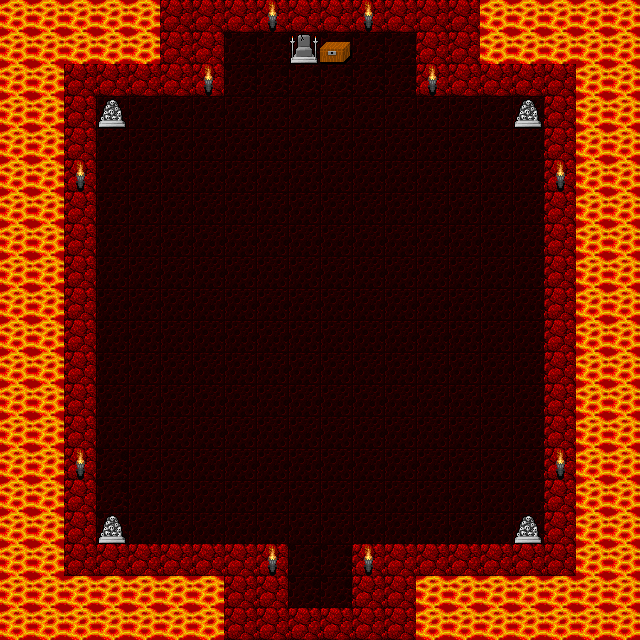

A level layout from a 2D game, rendered from its tile map. Below: a short description, then the map file with its tile-grid data intact:
An orthogonal 20x20 tile map with 32x32 px tiles, 3 tile layers (Background, Floor, Objects).

<map version="1.2" tiledversion="1.2.2" orientation="orthogonal" renderorder="right-down" width="20" height="20" tilewidth="32" tileheight="32" infinite="0" nextlayerid="4" nextobjectid="1">
 <tileset firstgid="1" source="DungeonCrawl_ProjectUtumnoTileset.tsx" />
 <layer id="1" name="Background" width="20" height="20">
  <data encoding="csv">
2876,2876,2876,2876,2876,1093,1093,1093,1093,1093,1093,1093,1093,1093,1093,2876,2876,2876,2876,2876,
2876,2876,2876,2876,2876,1093,1093,0,0,0,0,0,0,1093,1093,2876,2876,2876,2876,2876,
2876,2876,1093,1093,1093,1093,1093,0,0,0,0,0,0,1093,1093,1093,1093,1093,2876,2876,
2876,2876,1093,0,0,0,0,0,0,0,0,0,0,0,0,0,0,1093,2876,2876,
2876,2876,1093,0,0,0,0,0,0,0,0,0,0,0,0,0,0,1093,2876,2876,
2876,2876,1093,0,0,0,0,0,0,0,0,0,0,0,0,0,0,1093,2876,2876,
2876,2876,1093,0,0,0,0,0,0,0,0,0,0,0,0,0,0,1093,2876,2876,
2876,2876,1093,0,0,0,0,0,0,0,0,0,0,0,0,0,0,1093,2876,2876,
2876,2876,1093,0,0,0,0,0,0,0,0,0,0,0,0,0,0,1093,2876,2876,
2876,2876,1093,0,0,0,0,0,0,0,0,0,0,0,0,0,0,1093,2876,2876,
2876,2876,1093,0,0,0,0,0,0,0,0,0,0,0,0,0,0,1093,2876,2876,
2876,2876,1093,0,0,0,0,0,0,0,0,0,0,0,0,0,0,1093,2876,2876,
2876,2876,1093,0,0,0,0,0,0,0,0,0,0,0,0,0,0,1093,2876,2876,
2876,2876,1093,0,0,0,0,0,0,0,0,0,0,0,0,0,0,1093,2876,2876,
2876,2876,1093,0,0,0,0,0,0,0,0,0,0,0,0,0,0,1093,2876,2876,
2876,2876,1093,0,0,0,0,0,0,0,0,0,0,0,0,0,0,1093,2876,2876,
2876,2876,1093,0,0,0,0,0,0,0,0,0,0,0,0,0,0,1093,2876,2876,
2876,2876,1093,1093,1093,1093,1093,1093,1093,0,0,1093,1093,1093,1093,1093,1093,1093,2876,2876,
2876,2876,2876,2876,2876,2876,2876,1093,1093,0,0,1093,1093,2876,2876,2876,2876,2876,2876,2876,
2876,2876,2876,2876,2876,2876,2876,1093,1093,1093,1093,1093,1093,2876,2876,2876,2876,2876,2876,2876
</data>
 </layer>
 <layer id="3" name="Floor" width="20" height="20">
  <data encoding="csv">
0,0,0,0,0,0,0,0,0,0,0,0,0,0,0,0,0,0,0,0,
0,0,0,0,0,0,0,946,946,946,946,946,946,0,0,0,0,0,0,0,
0,0,0,0,0,0,0,946,946,946,946,946,946,0,0,0,0,0,0,0,
0,0,0,945,945,945,945,945,945,945,945,945,945,945,945,945,945,0,0,0,
0,0,0,945,945,945,945,945,945,945,945,945,945,945,945,945,945,0,0,0,
0,0,0,945,945,945,945,945,945,945,945,945,945,945,945,945,945,0,0,0,
0,0,0,945,945,945,945,945,945,945,945,945,945,945,945,945,945,0,0,0,
0,0,0,945,945,945,945,945,945,945,945,945,945,945,945,945,945,0,0,0,
0,0,0,945,945,945,945,945,945,945,945,945,945,945,945,945,945,0,0,0,
0,0,0,945,945,945,945,945,945,945,945,945,945,945,945,945,945,0,0,0,
0,0,0,945,945,945,945,945,945,945,945,945,945,945,945,945,945,0,0,0,
0,0,0,945,945,945,945,945,945,945,945,945,945,945,945,945,945,0,0,0,
0,0,0,945,945,945,945,945,945,945,945,945,945,945,945,945,945,0,0,0,
0,0,0,945,945,945,945,945,945,945,945,945,945,945,945,945,945,0,0,0,
0,0,0,946,945,945,945,945,945,945,945,945,945,945,945,945,945,0,0,0,
0,0,0,946,945,945,945,945,945,945,945,945,945,945,945,945,945,0,0,0,
0,0,0,946,945,945,945,945,945,945,945,945,945,945,945,945,945,0,0,0,
0,0,0,0,0,0,0,0,0,946,946,0,0,0,0,0,0,0,0,0,
0,0,0,0,0,0,0,0,0,946,946,0,0,0,0,0,0,0,0,0,
0,0,0,0,0,0,0,0,0,0,0,0,0,0,0,0,0,0,0,0
</data>
 </layer>
 <layer id="2" name="Objects" width="20" height="20">
  <data encoding="csv">
0,0,0,0,0,0,0,0,1213,0,0,1213,0,0,0,0,0,0,0,0,
0,0,0,0,0,0,0,0,0,2869,2936,0,0,0,0,0,0,0,0,0,
0,0,0,0,0,0,1213,0,0,0,0,0,0,1213,0,0,0,0,0,0,
0,0,0,780,0,0,0,0,0,0,0,0,0,0,0,0,780,0,0,0,
0,0,0,0,0,0,0,0,0,0,0,0,0,0,0,0,0,0,0,0,
0,0,1213,0,0,0,0,0,0,0,0,0,0,0,0,0,0,1213,0,0,
0,0,0,0,0,0,0,0,0,0,0,0,0,0,0,0,0,0,0,0,
0,0,0,0,0,0,0,0,0,0,0,0,0,0,0,0,0,0,0,0,
0,0,0,0,0,0,0,0,0,0,0,0,0,0,0,0,0,0,0,0,
0,0,0,0,0,0,0,0,0,0,0,0,0,0,0,0,0,0,0,0,
0,0,0,0,0,0,0,0,0,0,0,0,0,0,0,0,0,0,0,0,
0,0,0,0,0,0,0,0,0,0,0,0,0,0,0,0,0,0,0,0,
0,0,0,0,0,0,0,0,0,0,0,0,0,0,0,0,0,0,0,0,
0,0,0,0,0,0,0,0,0,0,0,0,0,0,0,0,0,0,0,0,
0,0,1213,0,0,0,0,0,0,0,0,0,0,0,0,0,0,1213,0,0,
0,0,0,0,0,0,0,0,0,0,0,0,0,0,0,0,0,0,0,0,
0,0,0,780,0,0,0,0,0,0,0,0,0,0,0,0,780,0,0,0,
0,0,0,0,0,0,0,0,1213,0,0,1213,0,0,0,0,0,0,0,0,
0,0,0,0,0,0,0,0,0,0,0,0,0,0,0,0,0,0,0,0,
0,0,0,0,0,0,0,0,0,0,0,0,0,0,0,0,0,0,0,0
</data>
 </layer>
</map>
